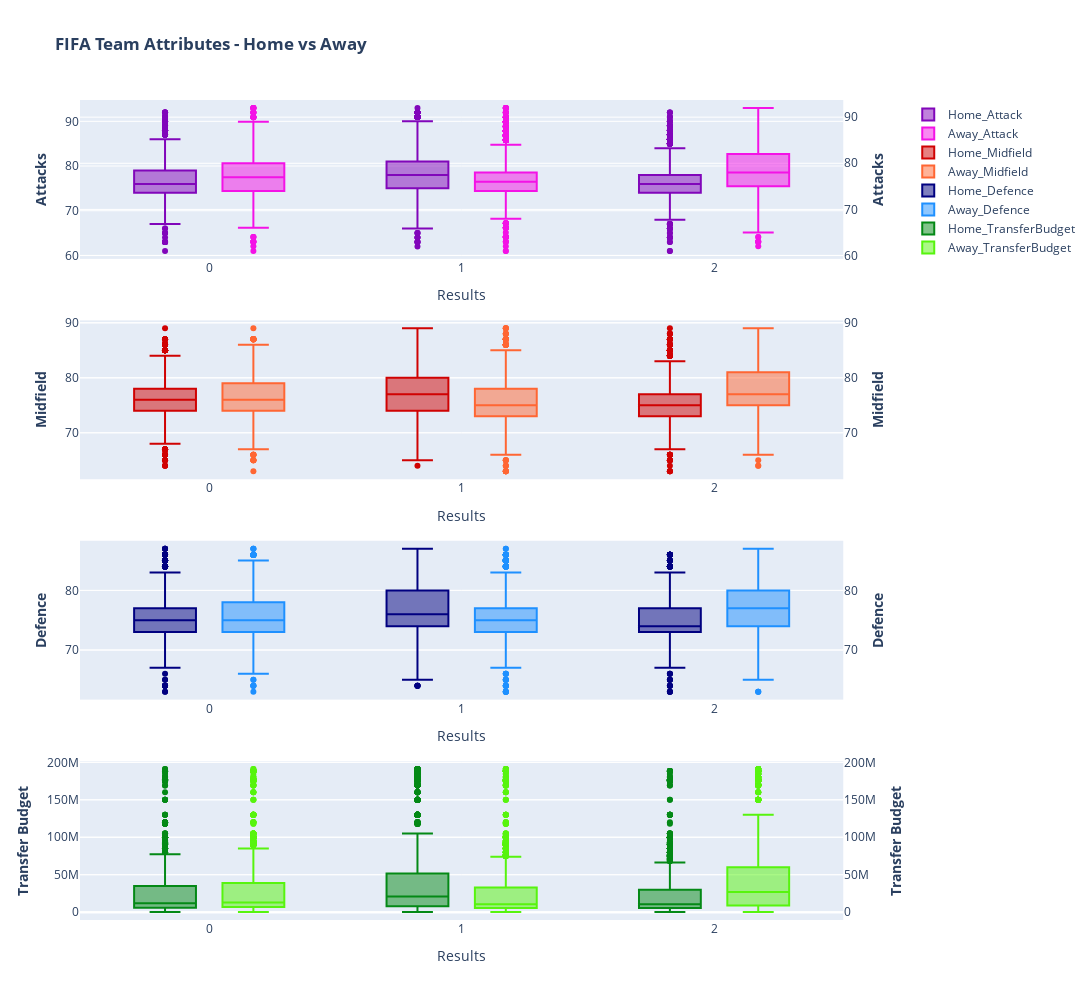

Notebook source saved alongside this figure:
### Markdown cell above
## Visualizations

### Code cell
attributes = [['Home_Attack', 'Away_Attack'], ['Home_Midfield', 'Away_Midfield'], ['Home_Defence', 'Away_Defence'], ['Home_TransferBudget', 'Away_TransferBudget']] # attributes to plot
colors = [['#8106ba', '#f412e6'], ['#d00202', '#ff6633'], ['#000080', '#1e90ff'], ['#048916', '#57f40e']] # color to plot with
yaxes_titles = ['<b>Attacks</b>', '<b>Midfield</b>', '<b>Defence</b>', '<b>Transfer Budget</b>'] # y-axes titles
# Create subplots grid
fig = make_subplots(rows=4, cols=1, specs=[[{"secondary_y": True}], [{"secondary_y": True}], [{"secondary_y": True}], [{"secondary_y": True}]])
# Add traces and update y-axes title
for ind, i in enumerate(attributes):
    fig.add_trace(go.Box(x=final_data['result'], y=final_data[i[0]], name=i[0], marker_color=colors[ind][0],offsetgroup='A'), secondary_y=False, row=ind+1, col=1)
    fig.add_trace(go.Box(x=final_data['result'], y=final_data[i[1]], name=i[1],marker_color=colors[ind][1], offsetgroup='B'), secondary_y=True, row=ind+1, col=1)
    fig.update_yaxes(title_text=yaxes_titles[ind], row=ind+1, col=1)
# Update layout and x-axes title
fig.update_layout(boxmode='group', title_text="<b>FIFA Team Attributes - Home vs Away</b>", width=1300, height=1000)
fig.update_xaxes(title_text="Results")
fig.show()

### Figure 1 — Plotly figure (JSON) as saved in the notebook; plotly's stock layout.template omitted (floating-point values rounded to 4 significant figures; data arrays with more than 128 entries replaced by an {"elided": "..."} marker saying what was removed)
{"data": [{"marker": {"color": "#8106ba"}, "name": "Home_Attack", "offsetgroup": "A", "type": "box", "x": {"elided": "12362 int values"}, "xaxis": "x", "y": {"elided": "12362 int values"}, "yaxis": "y"}, {"marker": {"color": "#f412e6"}, "name": "Away_Attack", "offsetgroup": "B", "type": "box", "x": {"elided": "12362 int values"}, "xaxis": "x", "y": {"elided": "12362 int values"}, "yaxis": "y2"}, {"marker": {"color": "#d00202"}, "name": "Home_Midfield", "offsetgroup": "A", "type": "box", "x": {"elided": "12362 int values"}, "xaxis": "x2", "y": {"elided": "12362 int values"}, "yaxis": "y3"}, {"marker": {"color": "#ff6633"}, "name": "Away_Midfield", "offsetgroup": "B", "type": "box", "x": {"elided": "12362 int values"}, "xaxis": "x2", "y": {"elided": "12362 int values"}, "yaxis": "y4"}, {"marker": {"color": "#000080"}, "name": "Home_Defence", "offsetgroup": "A", "type": "box", "x": {"elided": "12362 int values"}, "xaxis": "x3", "y": {"elided": "12362 int values"}, "yaxis": "y5"}, {"marker": {"color": "#1e90ff"}, "name": "Away_Defence", "offsetgroup": "B", "type": "box", "x": {"elided": "12362 int values"}, "xaxis": "x3", "y": {"elided": "12362 int values"}, "yaxis": "y6"}, {"marker": {"color": "#048916"}, "name": "Home_TransferBudget", "offsetgroup": "A", "type": "box", "x": {"elided": "12362 int values"}, "xaxis": "x4", "y": {"elided": "12362 int values"}, "yaxis": "y7"}, {"marker": {"color": "#57f40e"}, "name": "Away_TransferBudget", "offsetgroup": "B", "type": "box", "x": {"elided": "12362 int values"}, "xaxis": "x4", "y": {"elided": "12362 int values"}, "yaxis": "y8"}], "layout": {"boxmode": "group", "height": 1000, "title": {"text": "<b>FIFA Team Attributes - Home vs Away</b>"}, "width": 1300, "xaxis": {"anchor": "y", "domain": [0, 0.94], "title": {"text": "Results"}}, "xaxis2": {"anchor": "y3", "domain": [0, 0.94], "title": {"text": "Results"}}, "xaxis3": {"anchor": "y5", "domain": [0, 0.94], "title": {"text": "Results"}}, "xaxis4": {"anchor": "y7", "domain": [0, 0.94], "title": {"text": "Results"}}, "yaxis": {"anchor": "x", "domain": [0.8063, 1], "title": {"text": "<b>Attacks</b>"}}, "yaxis2": {"anchor": "x", "overlaying": "y", "side": "right", "title": {"text": "<b>Attacks</b>"}}, "yaxis3": {"anchor": "x2", "domain": [0.5375, 0.7312], "title": {"text": "<b>Midfield</b>"}}, "yaxis4": {"anchor": "x2", "overlaying": "y3", "side": "right", "title": {"text": "<b>Midfield</b>"}}, "yaxis5": {"anchor": "x3", "domain": [0.2687, 0.4625], "title": {"text": "<b>Defence</b>"}}, "yaxis6": {"anchor": "x3", "overlaying": "y5", "side": "right", "title": {"text": "<b>Defence</b>"}}, "yaxis7": {"anchor": "x4", "domain": [0, 0.1938], "title": {"text": "<b>Transfer Budget</b>"}}, "yaxis8": {"anchor": "x4", "overlaying": "y7", "side": "right", "title": {"text": "<b>Transfer Budget</b>"}}}}
